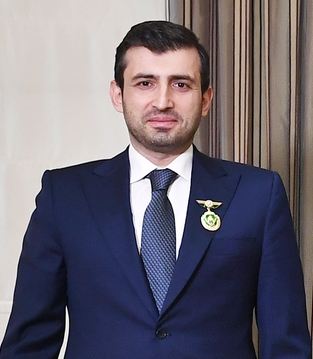
#> input picture image/selcuk_bayraktar.jpg, 313 x 359 px
$ python face_detection.py
#> lines starting #> are read from the running program, lines starting #| are printed output that depends on the picture; after the words box and inside, x2 and y2 are one past the last pixel; in counts of white or black regions, pixels touching at a corner belong together
# -*- coding: utf-8 -*-
"""
Created on Mon Feb 14 13:46:15 2022

@author: Beyza
"""

import cv2

#Resimi okuyalım.
test_img = cv2.imread("image/selcuk_bayraktar.jpg")
#> test_img is the input picture: shape (359, 313, 3); mean B, G, R 115.3, 104, 109.4

#Face detection için gerekli olan xml uzantılı dosyayı dahil edelim.
#Github haar cascade yazarak erişebilrisiniz.
face_cascade = cv2.CascadeClassifier("dataset/frontalface.xml")

#Matris küçültmek için resmimizi gri formata çevirelim
gray_test_img = cv2.cvtColor(test_img, cv2.COLOR_BGR2GRAY)
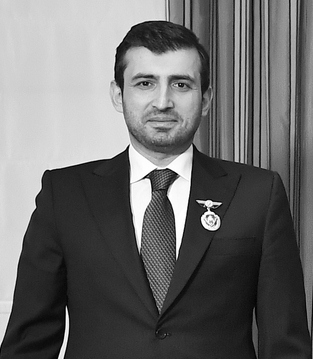
#> gray_test_img: shape (359, 313); min 0, max 255, mean 106.9


#Face detection işlemini yapalım.
#Metod ayrıntıları Gri olan resim, yeniden ölçeklendirme sayısı,belli yerde yüz şablonundan kaç tane yakalarsa yüz saysın.
faces_test_img = face_cascade.detectMultiScale(gray_test_img,1.4,3)
#> faces_test_img = [[97, 36, 129, 129]]
#Çıktısına bakacak olursak x,y,w,h şeklinde olur

#Koordinatları belirledik şimdi dikdörtgeni çizelim
for (x,y,w,h) in faces_test_img:
    #İlk değer hangi resim üzerinde görmek istediğimiz
    #İkinci parametre olarak x ve y değerleri girilir
    #Üçüncü olarak dikdörtgenin sağ alt koordinatı
    #Son olarak rengi ve kalınlığını belirle
    cv2.rectangle(test_img,(x,y),(x+w,y+h),(255,100,45),2)
#> this loop made 1 pass
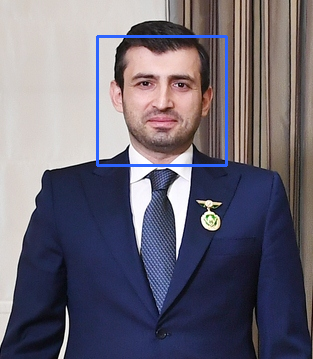
#> test_img: shape (359, 313, 3); 1.37% of pixels changed, all inside (x1, y1, x2, y2) = (96, 35, 228, 167)


cv2.imshow("Selçuk Bayraktar",test_img)

$ run again, with image/rihanna.png saved as image/selcuk_bayraktar.jpg
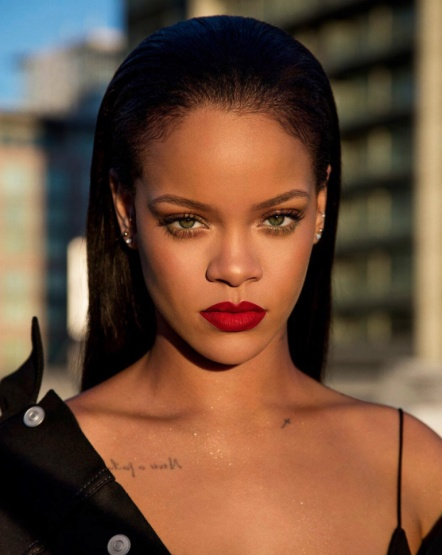
#> input picture image/rihanna.png, 442 x 555 px
#> test_img is the input picture: shape (555, 442, 3); mean B, G, R 58.6, 78.4, 109.8
#> `gray_test_img = cv2.cvtColor(test_img, cv2.COLOR_BGR2GRAY)`:
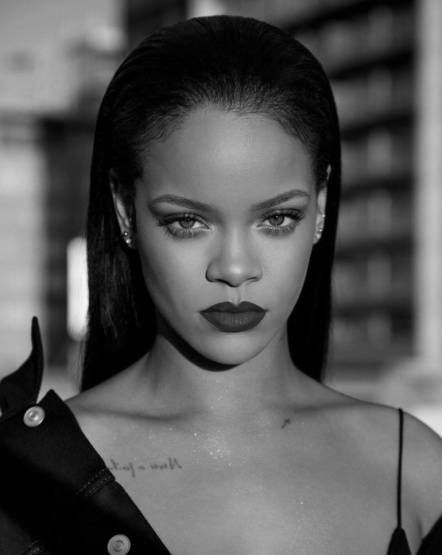
#> gray_test_img: shape (555, 442); min 0, max 247, mean 85.6
#> faces_test_img = [[102, 118, 253, 253]]
#> the loop `for (x,y,w,h) in faces_test_img:` made 1 pass
#> after the loop `for (x,y,w,h) in faces_test_img:`:
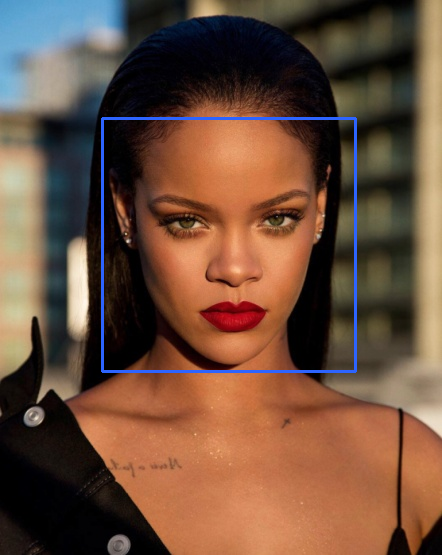
#> test_img: shape (555, 442, 3); 1.24% of pixels changed, all inside (x1, y1, x2, y2) = (101, 117, 357, 373)
